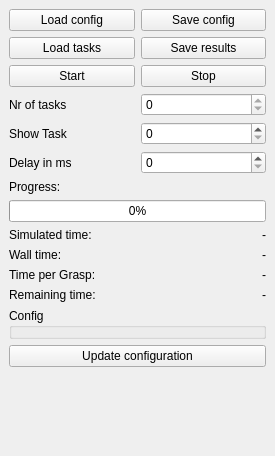
<?xml version="1.0" encoding="UTF-8"?>
<ui version="4.0">
 <class>SimTaskPlugin</class>
 <widget class="QDockWidget" name="SimTaskPlugin">
  <property name="geometry">
   <rect>
    <x>0</x>
    <y>0</y>
    <width>275</width>
    <height>456</height>
   </rect>
  </property>
  <property name="windowTitle">
   <string>DockWidget</string>
  </property>
  <widget class="QWidget" name="dockWidgetContents">
   <layout class="QVBoxLayout" name="verticalLayout_2">
    <item>
     <layout class="QVBoxLayout" name="verticalLayout">
      <item>
       <layout class="QGridLayout" name="gridLayout">
        <item row="1" column="0">
         <widget class="QPushButton" name="_loadTaskBtn">
          <property name="text">
           <string>Load tasks</string>
          </property>
         </widget>
        </item>
        <item row="3" column="0">
         <widget class="QPushButton" name="_startBtn">
          <property name="text">
           <string>Start</string>
          </property>
         </widget>
        </item>
        <item row="3" column="1">
         <widget class="QPushButton" name="_stopBtn">
          <property name="text">
           <string>Stop</string>
          </property>
         </widget>
        </item>
        <item row="1" column="1">
         <widget class="QPushButton" name="_saveResultBtn">
          <property name="text">
           <string>Save results</string>
          </property>
         </widget>
        </item>
        <item row="0" column="0">
         <widget class="QPushButton" name="_loadConfigBtn">
          <property name="text">
           <string>Load config</string>
          </property>
         </widget>
        </item>
        <item row="0" column="1">
         <widget class="QPushButton" name="_saveConfigBtn">
          <property name="text">
           <string>Save config</string>
          </property>
         </widget>
        </item>
       </layout>
      </item>
      <item>
       <layout class="QGridLayout" name="gridLayout_2">
        <item row="0" column="1">
         <widget class="QSpinBox" name="_nrTaskSpinBox">
          <property name="readOnly">
           <bool>true</bool>
          </property>
         </widget>
        </item>
        <item row="0" column="0">
         <widget class="QLabel" name="label_2">
          <property name="text">
           <string>Nr of tasks</string>
          </property>
         </widget>
        </item>
        <item row="1" column="0">
         <widget class="QLabel" name="label_3">
          <property name="text">
           <string>Show Task</string>
          </property>
         </widget>
        </item>
        <item row="1" column="1">
         <widget class="QSpinBox" name="_showTaskSpinBox"/>
        </item>
        <item row="2" column="1">
         <widget class="QSpinBox" name="_delaySpin">
          <property name="maximum">
           <number>1000</number>
          </property>
         </widget>
        </item>
        <item row="2" column="0">
         <widget class="QLabel" name="label_4">
          <property name="text">
           <string>Delay in ms</string>
          </property>
         </widget>
        </item>
       </layout>
      </item>
      <item>
       <layout class="QHBoxLayout" name="horizontalLayout"/>
      </item>
      <item>
       <widget class="QLabel" name="label">
        <property name="text">
         <string>Progress:</string>
        </property>
       </widget>
      </item>
      <item>
       <widget class="QProgressBar" name="_progressBar">
        <property name="value">
         <number>0</number>
        </property>
       </widget>
      </item>
      <item>
       <layout class="QFormLayout" name="formLayout">
        <item row="0" column="0">
         <widget class="QLabel" name="label_5">
          <property name="text">
           <string>Simulated time:</string>
          </property>
         </widget>
        </item>
        <item row="0" column="1">
         <widget class="QLabel" name="_simTimeLbl">
          <property name="text">
           <string>-</string>
          </property>
          <property name="alignment">
           <set>Qt::AlignRight|Qt::AlignTrailing|Qt::AlignVCenter</set>
          </property>
         </widget>
        </item>
        <item row="1" column="0">
         <widget class="QLabel" name="label_7">
          <property name="text">
           <string>Wall time:</string>
          </property>
         </widget>
        </item>
        <item row="1" column="1">
         <widget class="QLabel" name="_wallTimeLbl">
          <property name="text">
           <string>-</string>
          </property>
          <property name="alignment">
           <set>Qt::AlignRight|Qt::AlignTrailing|Qt::AlignVCenter</set>
          </property>
         </widget>
        </item>
        <item row="2" column="0">
         <widget class="QLabel" name="label_6">
          <property name="text">
           <string>Time per Grasp:</string>
          </property>
         </widget>
        </item>
        <item row="2" column="1">
         <widget class="QLabel" name="_timePerGraspLbl">
          <property name="text">
           <string>-</string>
          </property>
          <property name="alignment">
           <set>Qt::AlignRight|Qt::AlignTrailing|Qt::AlignVCenter</set>
          </property>
         </widget>
        </item>
        <item row="3" column="0">
         <widget class="QLabel" name="label_8">
          <property name="text">
           <string>Remaining time:</string>
          </property>
         </widget>
        </item>
        <item row="3" column="1">
         <widget class="QLabel" name="_timeToFinishLbl">
          <property name="text">
           <string>-</string>
          </property>
          <property name="alignment">
           <set>Qt::AlignRight|Qt::AlignTrailing|Qt::AlignVCenter</set>
          </property>
         </widget>
        </item>
       </layout>
      </item>
      <item>
       <widget class="QGroupBox" name="_configGroupBox">
        <property name="title">
         <string>Config</string>
        </property>
        <property name="checkable">
         <bool>false</bool>
        </property>
       </widget>
      </item>
      <item>
       <widget class="QPushButton" name="_updateConfigBtn">
        <property name="text">
         <string>Update configuration</string>
        </property>
       </widget>
      </item>
      <item>
       <spacer name="verticalSpacer">
        <property name="orientation">
         <enum>Qt::Vertical</enum>
        </property>
        <property name="sizeHint" stdset="0">
         <size>
          <width>20</width>
          <height>40</height>
         </size>
        </property>
       </spacer>
      </item>
     </layout>
    </item>
   </layout>
  </widget>
 </widget>
 <resources/>
 <connections/>
</ui>
